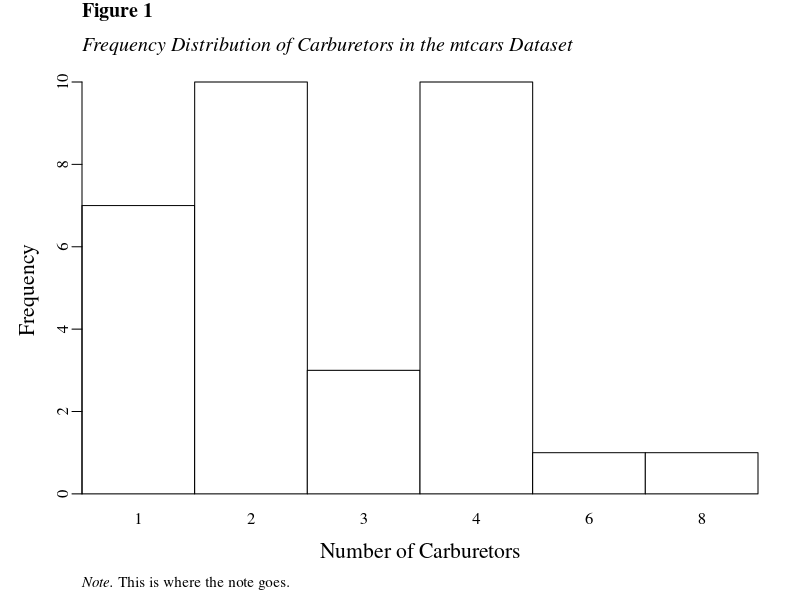

Here is the R script that generated this plot:
## ---- chunk 1
#| echo: false
DataForPlot = mtcars

#Set a serifed font
par(family = "serif")

# Create the barplot (histogram-like)
bp = barplot(table(mtcars$carb),
            space = 0,         # Changes from a barplot to a Histogram
            col = "white",     # Leaves no bar fill for a minimalist printing
            ylab = "Frequency",
            xlab = "Number of Carburetors",
            cex.lab = 1.3,    # Sets the font of the axis labels to be larger
            main = "",        # Stops the default label from being printed
            cex.names = 1,    # Optional: size axis labels: 1 is no change.
            cex.axis = 1,     # Optional: size axis numbers.
            yaxs = 'i',       # Tightens the axis to the plot.
            xaxs = 'i',
            mgp = c(2.2, 0.5, 0)  # Changes the margins around the plot;
                                  # see par(); c(axis title, axis labels and axis line)
            
            )

# Add left-justified figure "label" (bold "Figure 1")
# This should be the first thing written- in bold.
title(main = expression(bold("Figure 1")),
      adj = 0,      # 0 = left justified
      line = 3.5)    # adjusts the distance from the figure

# Add left-justified italic caption/title
# There should be a full line space between the bottom of the figure label
# and this title.
title(main = expression(italic("Frequency Distribution of Carburetors in the mtcars Dataset")),
      adj = 0,
      line = 1.8)

# Add Left-justified note. 
mtext(expression(paste(italic("Note."), " This is where the note goes.")),
      side = 1,          # bottom
      line = 3.8,        # distance below x-axis 
      adj = 0,           # 0 = left justified
      cex = .9)         # Optional: slightly smaller text for notes: 1 is no change.

#Restore default font
par(family = "")
